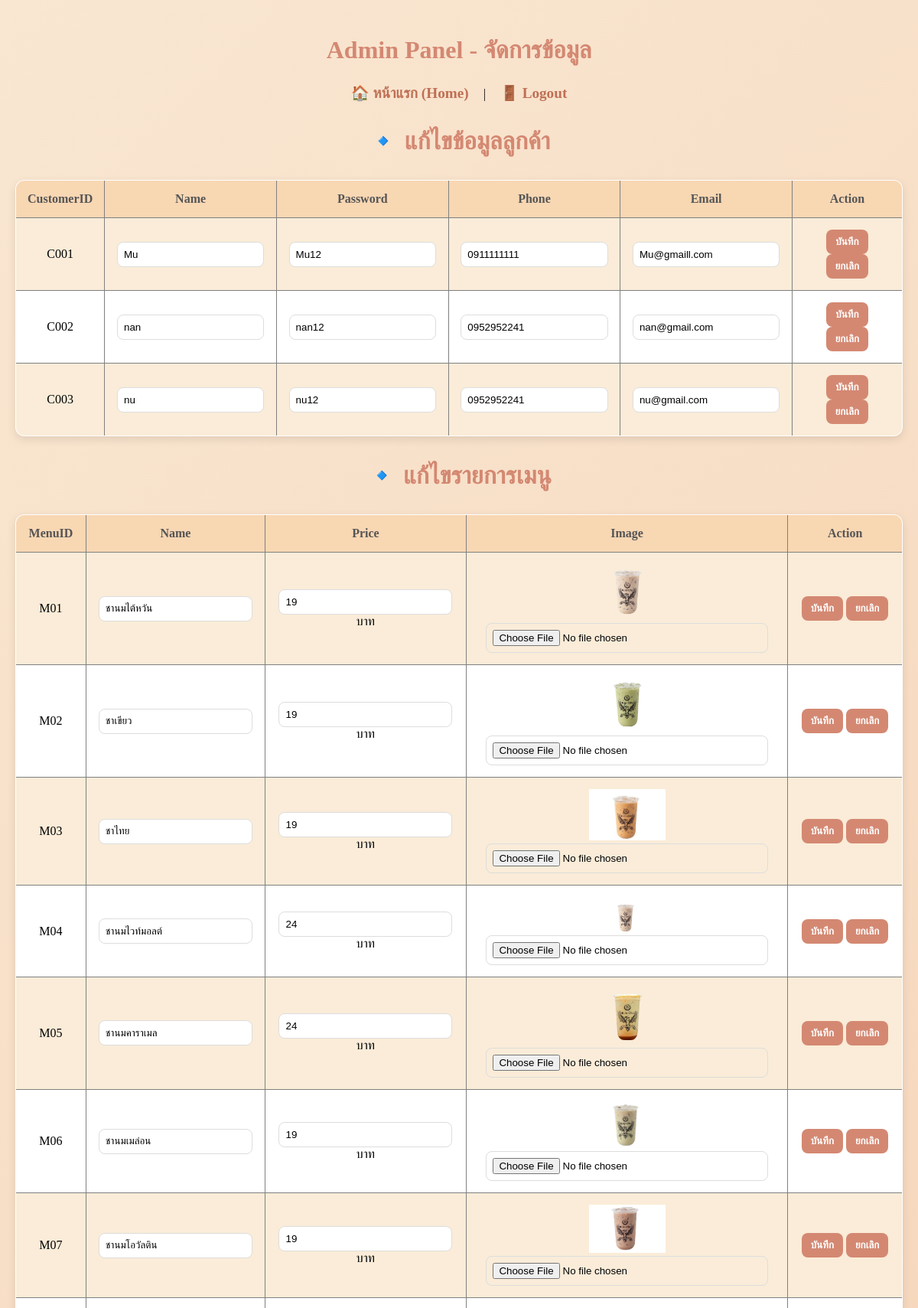
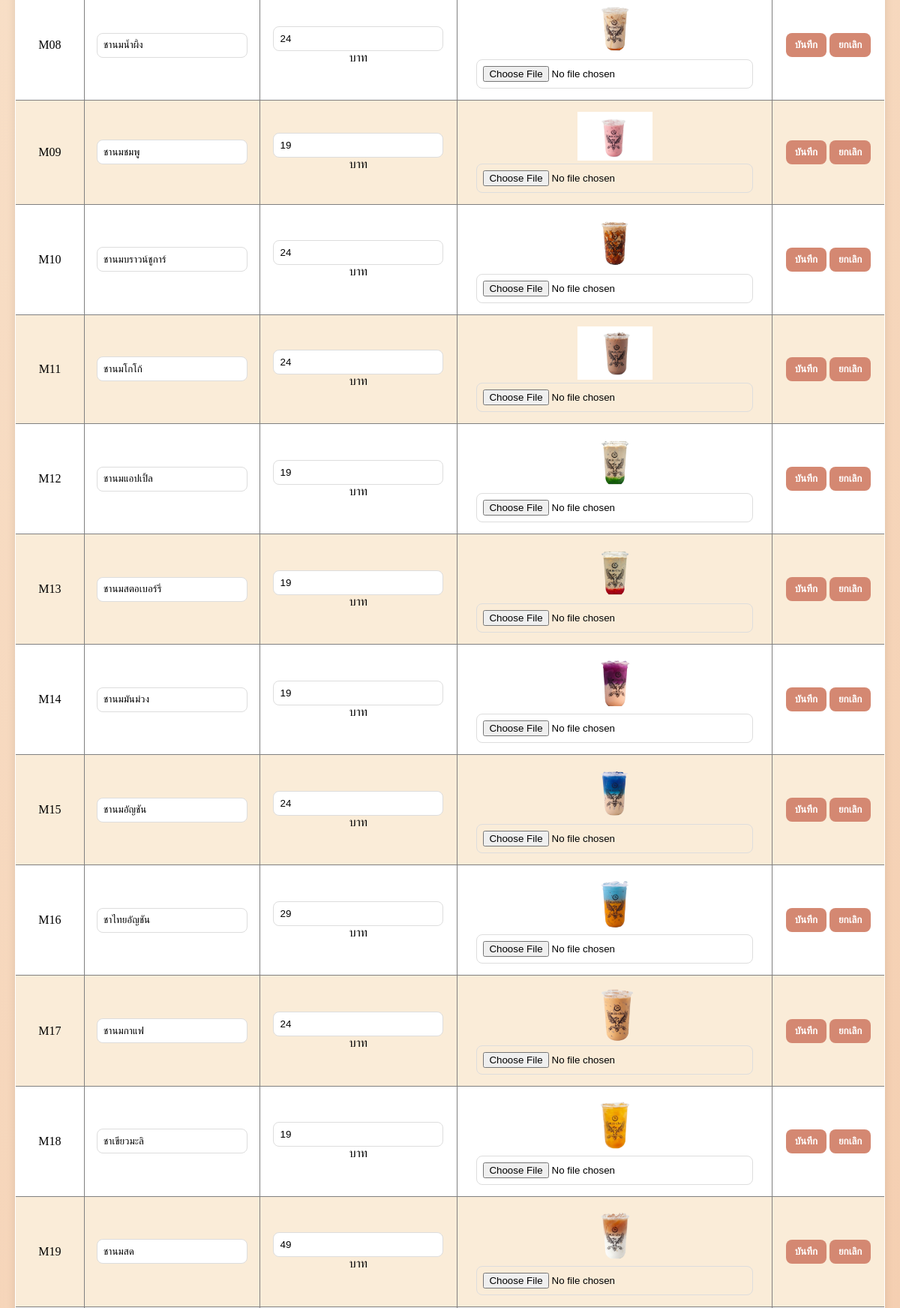
Page /admin_panel.php (signed in, upper part) on the committed database (2 pictures, top to bottom).
### tables this page shows
CREATE TABLE `customer` (
  `CustomerID` varchar(5) NOT NULL,
  `AdminID` varchar(5) DEFAULT NULL,
  `Name` varchar(40) NOT NULL,
  `Password` varchar(20) NOT NULL,
  `Phone` varchar(10) NOT NULL,
  `Email` varchar(50) NOT NULL
);

CREATE TABLE `menu` (
  `MenuID` varchar(5) NOT NULL,
  `name` varchar(20) NOT NULL,
  `price` int(100) NOT NULL,
  `image` varchar(255) NOT NULL
);

### admin_panel.php (the view, shortened to what this page needs)
<?php
include 'database/db.php';
$customers = $conn->query("SELECT * FROM customer")->fetchAll(PDO::FETCH_ASSOC);
$menus = $conn->query("SELECT * FROM menu")->fetchAll(PDO::FETCH_ASSOC);
?>
<!DOCTYPE html>
<html lang="th">
<head>
    <link rel="stylesheet" href="css/panel.css">
</head>
<body>
    <h2>Admin Panel - จัดการข้อมูล</h2>
    <nav>
        <a href="index.php">🏠 หน้าแรก (Home)</a> |
        <a href="logout.php">🚪 Logout</a>
    </nav>
    <h3>🔹 แก้ไขข้อมูลลูกค้า</h3>
    <table border="1">
        <tr>
            <th>CustomerID</th>
            <th>Name</th>
            <th>Password</th>
            <th>Phone</th>
            <th>Email</th>
            <th>Action</th>
        </tr>
        <?php foreach ($customers as $customer): ?>
        <tr>
            <form method="POST">
                <td><?= htmlspecialchars($customer['CustomerID']) ?></td>
                <td><input type="text" name="name" value="<?= htmlspecialchars($customer['Name']) ?>"></td>
                <td><input type="text" name="password" value="<?= htmlspecialchars($customer['Password']) ?>"></td>
                <td><input type="text" name="phone" value="<?= htmlspecialchars($customer['Phone']) ?>"></td>
                <td><input type="email" name="email" value="<?= htmlspecialchars($customer['Email']) ?>"></td>
                <td>
                    <button type="submit" name="update_customer">บันทึก</button>
                    <button type="button" onclick="resetRow(this.closest('tr'))">ยกเลิก</button>
                </td>
            </form>
        </tr>
        <?php endforeach; ?>
    </table>
    <h3>🔹 แก้ไขรายการเมนู</h3>
    <table border="1">
        <tr>
            <th>MenuID</th>
            <th>Name</th>
            <th>Price</th>
            <th>Image</th>
            <th>Action</th>
        </tr>
        <?php foreach ($menus as $menu): ?>
        <tr>
            <form method="POST" enctype="multipart/form-data">
                <td><?= htmlspecialchars($menu['MenuID']) ?></td>
                <td><input type="text" name="name" value="<?= htmlspecialchars($menu['name']) ?>"></td>
                <td><input type="number" name="price" value="<?= $menu['price'] ?>"> บาท</td>
                <td>
                    <img src="<?= htmlspecialchars($menu['image']) ?>" alt="Menu Image" width="100">
                    <input type="file" name="image">
                </td>
                <td>
                    <button type="submit" name="update_menu">บันทึก</button>
                    <button type="button" onclick="resetRow(this.closest('tr'))">ยกเลิก</button>
                </td>
            </form>
        </tr>
        <?php endforeach; ?>
    </table>
</body>
</html>

### css/panel.css (style rules this page uses)
body { font-family: 'Mali', cursive; background: linear-gradient(135deg, #f9e7d2, #f3c6a5); margin: 0; padding: 20px; }
h2, h3 { color: #d48872; text-align: center; font-size: 2rem; }
nav { text-align: center; margin-bottom: 20px; }
nav a { margin: 0 15px; color: #bf6f54; text-decoration: none; font-weight: bold; font-size: 1.2rem; }
table { width: 100%; border-collapse: collapse; background: #fff; border-radius: 12px; box-shadow: 0 4px 12px rgba(0, 0, 0, 0.1); margin-bottom: 30px; overflow: hidden; }
th, td { padding: 15px; text-align: center; }
th { background-color: #f8d7b3; color: #555; }
tr:nth-child(even) { background-color: #faecd8; }
input[type="text"], input[type="number"], input[type="email"], input[type="file"] { padding: 8px; border: 1px solid #ddd; border-radius: 8px; width: 90%; }
button { background-color: #d48872; color: white; border: none; padding: 8px 12px; border-radius: 8px; cursor: pointer; font-weight: bold; }

### rows in the picture
customer: CustomerID "C001", name "Mu", password "Mu12", phone "0911111111", email "Mu@gmaill.com"
customer: CustomerID "C002", name "nan", password "nan12", phone "0952952241", email "nan@gmail.com"
customer: CustomerID "C003", name "nu", password "nu12", phone "0952952241", email "nu@gmail.com"
menu: MenuID "M01", name "ชานมไต้หวัน", price "19", image (picture)
menu: MenuID "M02", name "ชาเขียว", price "19", image (picture)
menu: MenuID "M03", name "ชาไทย", price "19", image (picture)
menu: MenuID "M04", name "ชานมไวท์มอลต์", price "24", image (picture)
menu: MenuID "M05", name "ชานมคาราเมล", price "24", image (picture)
menu: MenuID "M06", name "ชานมเมล่อน", price "19", image (picture)
menu: MenuID "M07", name "ชานมโอวัลติน", price "19", image (picture)
menu: MenuID "M08", name "ชานมน้ำผึ้ง", price "24", image (picture)
menu: MenuID "M09", name "ชานมชมพู", price "19", image (picture)
menu: MenuID "M10", name "ชานมบราวน์ชูการ์", price "24", image (picture)
menu: MenuID "M11", name "ชานมโกโก้", price "24", image (picture)
menu: MenuID "M12", name "ชานมแอปเปิ้ล", price "19", image (picture)
menu: MenuID "M13", name "ชานมสตอเบอร์รี่", price "19", image (picture)
menu: MenuID "M14", name "ชานมมันม่วง", price "19", image (picture)
menu: MenuID "M15", name "ชานมอัญชัน", price "24", image (picture)
menu: MenuID "M16", name "ชาไทยอัญชัน", price "29", image (picture)
menu: MenuID "M17", name "ชานมกาแฟ", price "24", image (picture)
menu: MenuID "M18", name "ชาเขียวมะลิ", price "19", image (picture)
menu: MenuID "M19", name "ชานมสด", price "49", image (picture)
